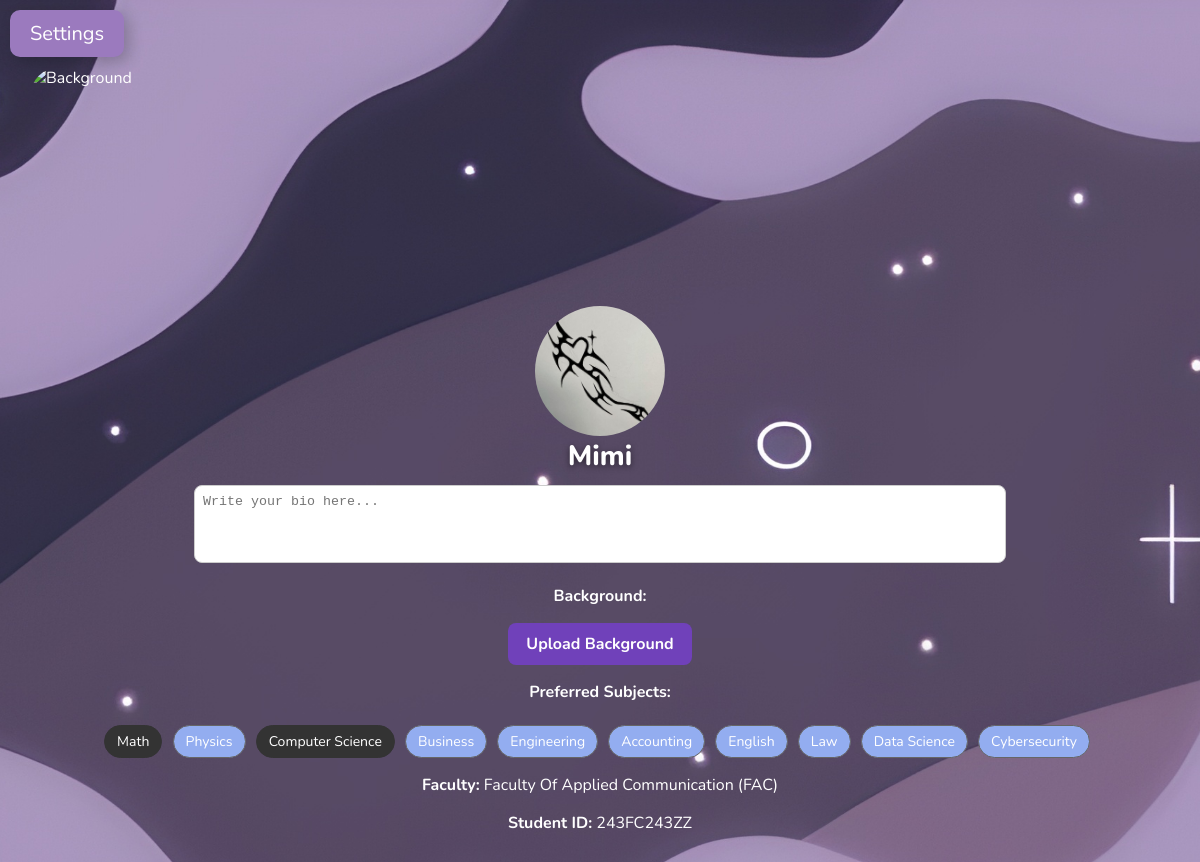
The page /edit_profile/2 (signed in) on the database its author committed.
### app.py (models this page shows)
class User(db.Model):
    id = db.Column(db.Integer, primary_key=True)
    username = db.Column(db.String(100), unique=True, nullable=False)
    password = db.Column(db.String(300), nullable=False)
    faculty = db.Column(db.String(100), nullable=False)
    student_id = db.Column(db.String(100), unique=True, nullable=False)
    user_email = db.Column(db.String(100), unique=True, nullable=False)
    mmu_email = db.Column(db.String(100), unique=True, nullable=True)
    bio = db.Column(db.Text, nullable=True)
    avatar = db.Column(db.String(300), nullable=True)
    background = db.Column(db.String(300), nullable=True)
    preferred_subjects = db.Column(db.String(100), nullable=True)
    verified = db.Column(db.Boolean, default=False)
    status = db.Column(db.String(20), default='active')
    created_at = db.Column(db.DateTime, default=datetime.utcnow)
    admin = db.Column(db.Boolean, default=False)
    mmu_email_updated_at = db.Column(db.DateTime, nullable=True)

### app.py (the view, shortened to what this page needs)
@app.route("/edit_profile/<int:user_id>", methods=["GET", "POST"])
def edit_profile(user_id):
    user = User.query.get(user_id)
    if not user:
        return "User not found", 404
    if "user_id" not in session:
        return redirect(url_for("login"))
    if session["user_id"] != user_id and not session.get("is_admin"):
        abort(403)
    avatar = user.avatar or "img/default_avatar.jpg"
    background = user.background or "default_bg.jpg"
    bio = user.bio or ""
    error = None
    if is_mmu_email(user.mmu_email):
        email_editable = False #false means that email cannot be edited
    else:
        email_editable = True
    return render_template(
        "edit_profile.html",
        user=user,
        avatar=avatar,
        background=background,
        bio=user.bio,
        error=error,
        email_editable=email_editable
    )

### app.py (called while the page is built)
def is_mmu_email(email):
    if not email:
        return False
    return email.endswith("@mmu.edu.my") or email.endswith("@student.mmu.edu.my")

### templates/edit_profile.html (shortened to what this page needs)
<!DOCTYPE html>
<html>
<head>
    <link rel="stylesheet" href="{{ url_for('static', filename='Style.css') }}">
</head>
<body>
    <label for="menu-toggle" class="openbtn">Settings</label>
    <div class="profile-cover">
        <img src="{{ url_for('static', filename=background) }}" alt="Background" class="profile-background">
        <div class="profile-avatar">
            <form method="POST" enctype="multipart/form-data" id="avatar-form">
                <label for="avatar-upload">
                    <img src="{{ url_for('static', filename=avatar) }}" alt="Avatar">
                </label>
            </form>
        </div>
    </div>
    <div class="profile-info">
        <h1>{{ user.username }}</h1>
        <form method="POST" enctype="multipart/form-data">
            <textarea name="bio" rows="4" placeholder="Write your bio here...">{{ bio or '' }}</textarea>
            <p><strong>Background:</strong></p>
            <label for="background-upload" class="custom-file-upload">
                Upload Background
            </label>
            <p><strong>Preferred Subjects:</strong></p>
            <div class="multi-select">
                {% set all_subjects = ["Math", "Physics", "Computer Science", "Business", "Engineering", "Accounting", "English", "Law", "Data Science", "Cybersecurity"] %}
                {% for subject in all_subjects %}
                    <label for="subject-{{ loop.index }}">{{ subject }}</label>
                {% endfor %}
            </div>
            <p><strong>Faculty:</strong> {{ user.faculty }}</p>
            <p><strong>Student ID:</strong> {{ user.student_id }}</p>
        </form>
    </div>
</body>
</html>

### static/Style.css (style rules this page uses)
body { font-family: 'Nunito', sans-serif; color: #ffffff; background: #f4f6f8; background-image: url("img/home background.jpg"); background-size: cover; background-repeat: no-repeat; background-position: center center; min-height: 100vh; margin: 0; padding: 0; }
html, body, * { cursor: url("img/cursor.png") 0 0, auto !important; }
a, button, input, select, textarea { cursor: url("img/cursor.png") 0 0, auto !important; }
body { margin: 0; font-family: 'Nunito', sans-serif; }
.openbtn { font-size: 20px; cursor: pointer; background-color: #9b7abe; color: white; padding: 10px 20px; border: none; display: inline-block; margin: 10px; border-radius: 10px; box-shadow: 5px 5px 15px rgba(0,0,0,0.2); }
.profile-cover { width: 100%; height: 300px; position: relative; overflow: visible; }
.profile-background { width: 95%; height: 100%; object-fit: cover; position: absolute; top: 0; left: 0; border-radius: 30px; left: 50%; transform: translateX(-50%); }
.profile-avatar { position: absolute; bottom: -75px; left: 50%; transform: translateX(-50%); z-index: 10; }
.profile-avatar img { width: 130px; height: 130px; border-radius: 50%; object-fit: cover; cursor: pointer; transition: transform 0.2s; }
.profile-info { margin-top: 40px; text-align: center; padding: 20px; border-radius: 12px; max-height: 400px; overflow-y: auto; }
.profile-info h1 { margin: 10px 0; font-size: 28px; font-weight: 800; color: #fff; text-shadow: 0 2px 6px rgba(0,0,0,0.5); }
.profile-info textarea { width: 70%; border-radius: 8px; border: 1px solid #ccc; padding: 8px; resize: none; box-sizing: border-box; }
.multi-select label { justify-content: center; display: inline-block; padding: 6px 12px; margin: 6px 6px 0 0; border: 1px solid #666; border-radius: 20px; cursor: pointer; user-select: none; background: #93adf0; transition: all 0.2s ease-in-out; font-size: 14px; }
.multi-select input[type="checkbox"]:checked + label { background: #333; color: #fff; border-color: #333; }
.custom-file-upload { display: inline-block; padding: 10px 18px; border-radius: 8px; background: #7041ba; color: #fff; font-weight: bold; cursor: pointer; transition: background 0.2s; }

### rows shown on the page
User: avatar (picture), username "Mimi", faculty "Faculty Of Applied Communication (FAC)", student_id "243FC243ZZ"

### other values the page prints
{{ subject }} "Math" "Physics" "Computer Science" "Business" "Engineering" "Accounting" "English" "Law" "Data Science" "Cybersecurity"
